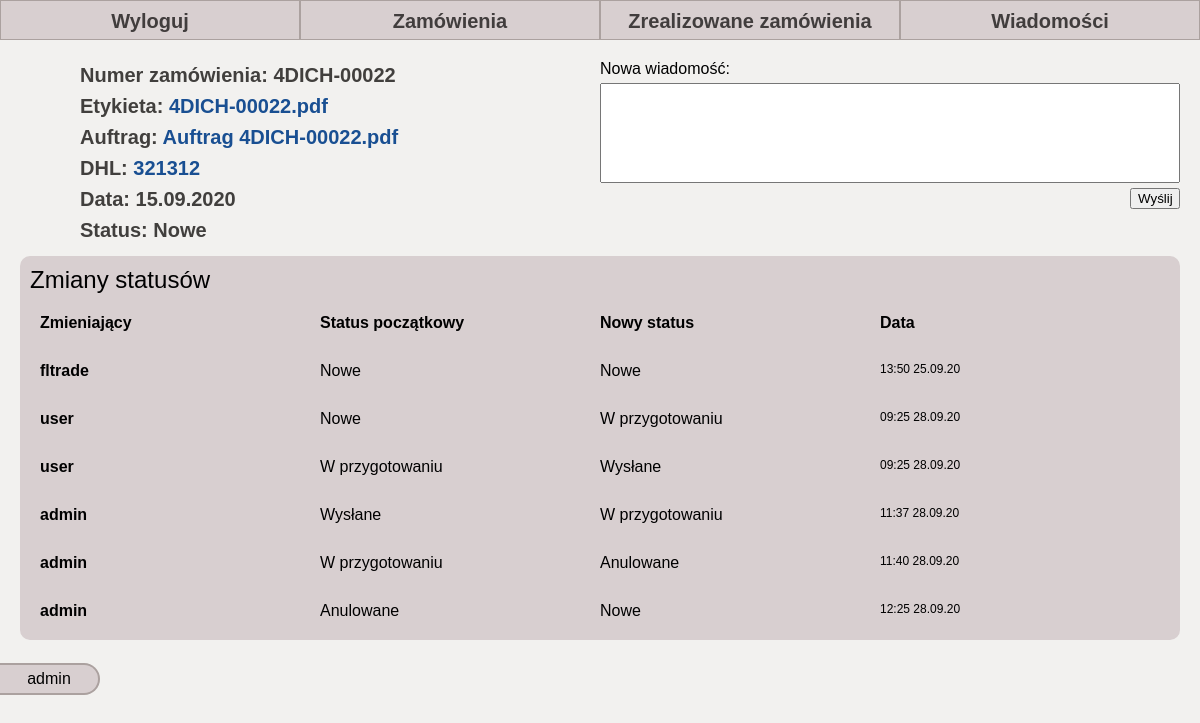
Screenshot of /31/ (signed in) with the database file from the repository.
### page/models.py (models this page shows, shortened)
class ActiveOrder(models.Model):
    owner = models.ForeignKey(Group, on_delete=models.CASCADE, default=None)
    order_number = models.CharField(max_length=14, unique=True, default=None)
    pub_date = models.CharField(max_length=10, default=None)
    order_statuses = [('1', 'Nowe'),
                      ('2', 'W przygotowaniu'),
                      ('3', 'Wysłane'),
                      ('4', 'Zakończone'),
                      ('5', 'Anulowane')]
    order_status = models.CharField(max_length=1, choices=order_statuses, default=order_statuses[0])
    image = models.CharField(max_length=20, default='?')
    divided = models.CharField(max_length=8, default='?')
    tracking_number = models.CharField(max_length=22, default='?')
    def __del__(self):
        if self.order_status == '4':
            unactive = UnactiveOrder(order_number=self.order_number, pub_date=self.pub_date, image=self.image,
                                     owner=self.owner, unactivation_date=dateformat.format(timezone.now(), 'd.m.y'))
            unactive.save()
            self.delete()

class OrderStatusChange(models.Model):
    order = models.ForeignKey(ActiveOrder, on_delete=models.CASCADE, default=None)
    date = models.CharField('date', default='09:03 25.09.20',
                            max_length=16)
    change_owner = models.CharField(max_length=20, default=None)
    previous_state = models.CharField(max_length=1, choices=ActiveOrder.order_statuses, default=None)
    new_state = models.CharField(max_length=1, choices=ActiveOrder.order_statuses, default=None)

### page/views.py (the view)
# urls.py: path('<int:order_id>/', views.details, name='details'),
@login_required(login_url='')
def details(request, order_id):
    if request.user.groups.filter(name="prod_admin"):
        messages.info(request, 'Nie masz dostępu do tej strony')
        return redirect(add_user)
    try:
        order = ActiveOrder.objects.get(pk=order_id)
        status_changes = OrderStatusChange.objects.filter(order=order)
        status = ActiveOrder.order_statuses[int(order.order_status) - 1][1]
        form = AddMessageForm(request.POST)
        admin = False
        if request.user.groups.filter(name='administracja').exists():
            admin = True
        notification = len(Notification.objects.filter(user=request.user))
    except ActiveOrder.DoesNotExist:
        if request.user.groups.filter(name='administracja').exists():
            return redirect(admin_orders, current_page=1)
        elif request.user.groups.filter(name='druk').exists():
            return redirect(user_orders, current_page=1)
    else:
        return render(request, 'page/details.html', {'order': order, 'form': form, 'status': status,
                                                     'status_changes': status_changes, 'notification': notification,
                                                     'admin': admin})

### page/forms.py
class AddMessageForm(forms.Form):
    message_text = forms.CharField(max_length=200, widget=forms.Textarea(attrs={'cols': 40, 'rows': 6}),
                                   label="Nowa wiadomość")

### templates/page/details.html (shortened to what this page needs)
<!DOCTYPE html>
<html lang="en">
<head>
        {% load static %}
    <link rel="stylesheet" type="text/css" href="{% static 'page/style.css' %}">
    <link rel="stylesheet" type="text/css" href="{% static 'page/details.css' %}">
</head>
<body>
    <nav class="navbar">
        <ul class="navbar__list">
            <li class="navbar__item">
                <a class="navbar__link" href="{% url 'logout_user' %}">Wyloguj</a>
            </li>
            <li class="navbar__item">
                <a href="{% url 'orders_admin' 1 %}" class="navbar__link">Zamówienia</a>
            </li>
            <li class="navbar__item">
                <a class="navbar__link" href="{% url 'archive_admin' 1 %}">Zrealizowane zamówienia</a>
            </li>
            {% if notification > 0 %}
            <li class="navbar__item">
                <a class="navbar__link navbar__link--new" href="{% url 'inbox' %}">Wiadomości</a>
            </li>
            {% else %}
            <li class="navbar__item">
                <a class="navbar__link" href="{% url 'inbox' %}">Wiadomości</a>
            </li>
            {% endif %}
        </ul>
    </nav>
    <section class="order">
        <ul class="order__list">
            <li class="order__element">Numer zamówienia: {{order.order_number}}</li>
            <li class="order__element">Etykieta:
                <a class="order__element--link" target="_blank" href="https://z4l.pl/Auftrag_szkielka/{{order.order_number}}.pdf">{{order.order_number}}.pdf</a>
            </li>
            <li class="order__element">Auftrag:
                <a class="order__element--link" target="_blank" href="https://z4l.pl/Auftrag_szkielka/Auftrag%20{{order.order_number}}.pdf">Auftrag {{order.order_number}}.pdf</a>
            </li>
            {% if admin %}
            <li class="order__element">DHL:
                <a class="order__element--link" target="_blank" href="https://www.dhl.com/en/express/tracking.html?AWB={{order.tracking_number}}&brand=DHL">{{order.tracking_number}}</a>
            </li>
            {% endif %}
            <li class="order__element">Data: {{order.pub_date}}</li>
            <li class="order__element">Status: {{status}}</li>
        </ul>
        <form class="order__message form" action="{% url 'add_message' order.order_number %}" method="post">
            {{ form }}
            <input class="form__submit" type="submit" value="Wyślij">
        </form>
        {% if status_changes %}
        <div class="statuses">
            <h1 class="statuses__title">Zmiany statusów</h1>
            <div class="statuses__state">
                <p class="statuses__item statuses__item--head">Zmieniający</p>
                <p class="statuses__item statuses__item--head">Status początkowy</p>
                <p class="statuses__item statuses__item--head" >Nowy status</p>
                <p class="statuses__item statuses__item--head">Data</p>
            </div>
            {% for change in status_changes %}
                <div class="statuses__state">
                        <p class="statuses__item statuses__op">{{change.change_owner}}</p>
                    {% for status in order.order_statuses %}
                        {% if change.previous_state == status.0 %}
                            <p class="statuses__item statuses__status">{{status.1}}</p>
                        {% endif %}
                    {% endfor %}
                    {% for status in order.order_statuses %}
                        {% if change.new_state == status.0 %}
                        <p class="statuses__item statuses__status">{{status.1}}</p>
                        {% endif %}
                    {% endfor %}
                        <p class="statuses__item statuses__date statuses__date--center">{{change.date}}</p>
                </div>
            {% endfor %}
        </div>
        {% endif %}
    </section>
    <footer class="footer">
        <p class="footer__text">{{ request.user.username }}</p>
    </footer>
</body>
</html>

### page/static/page/style.css (style rules this page uses)
html { box-sizing: border-box; font-size: 16px; font-family: Arial; }
*, *:before, *:after { box-sizing: inherit; }
body, h1, h2, h3, h4, h5, h6, p, ol, ul { margin: 0; padding: 0; font-weight: normal; }
a { color: black; text-decoration: none; font-weight: bold; }
ol, ul { list-style: none; }
body { width: 100%; background: #F2F1EF; }
.navbar { display: block; width: 100%; height: 40px; background: b1a6a4; }
.navbar__list { width: 100%; height: 100%; display: flex; }
.navbar__item { border: 1px solid #aba19f; width: 100%; height: 100%; text-align: center; flex-grow: 1; }
.navbar__link { display: block; background: #d8cfd0; width: 100%; line-height: 40px; height: 100%; color: #413d3d; font-size: 20px; transition: background .1s linear; }
.footer { position: sticky; bottom: 0px; padding: 5px; border-radius: 0 20px 20px 0; width: 100px; background: #d8cfd0; border-top: 2px solid #aba19f; border-right: 2px solid #aba19f; border-bottom: 2px solid #aba19f; margin-top: 3px; }
.footer__text { font-size: 16px; display: block; text-align: center; }

### page/static/page/details.css (style rules this page uses)
.order { padding: 20px; display: grid; grid-template-columns: 1fr 1fr; }
.order__list { padding-left: 5vw; font-size: 20px; font-weight: bold; align-self: center; }
.order__element { padding: 4px 0; color: #413f3d; }
.order__element--link { color: #194f92; }
.form { display: flex; flex-direction: column; }
.form textarea { resize: none; height: 100px; width: 100%; font-family: Verdana; padding: 10px; font-size: 16px; margin: 5px 0; }
.form__submit { width: 50px; align-self: flex-end; }
.statuses { padding: 10px; margin-top: 10px; grid-column: 1 / -1; background: #d8cfd0; border-radius: 10px; }
.statuses__state { margin-top: 10px; padding: 10px; border-radius: 10px; display: grid; grid-template-columns: 1fr 1fr 1fr 1fr; justify-content: space-between; }
.statuses__item--head { font-weight: bold; }
.statuses__op { font-weight: bold; }
.statuses__date { font-size: 12px; }

### rows the page displays
ActiveOrder: order_number "4DICH-00022", tracking_number "321312", pub_date "15.09.2020"
OrderStatusChange: change_owner "fltrade", status "Nowe", status "Nowe", date "13:50 25.09.20"
OrderStatusChange: change_owner "user", status "Nowe", status "W przygotowaniu", date "09:25 28.09.20"
OrderStatusChange: change_owner "user", status "W przygotowaniu", status "Wysłane", date "09:25 28.09.20"
OrderStatusChange: change_owner "admin", status "Wysłane", status "W przygotowaniu", date "11:37 28.09.20"
OrderStatusChange: change_owner "admin", status "W przygotowaniu", status "Anulowane", date "11:40 28.09.20"
OrderStatusChange: change_owner "admin", status "Anulowane", status "Nowe", date "12:25 28.09.20"

### other values shown
{{ status }} "Nowe"
{{ request.user.username }} "admin"
